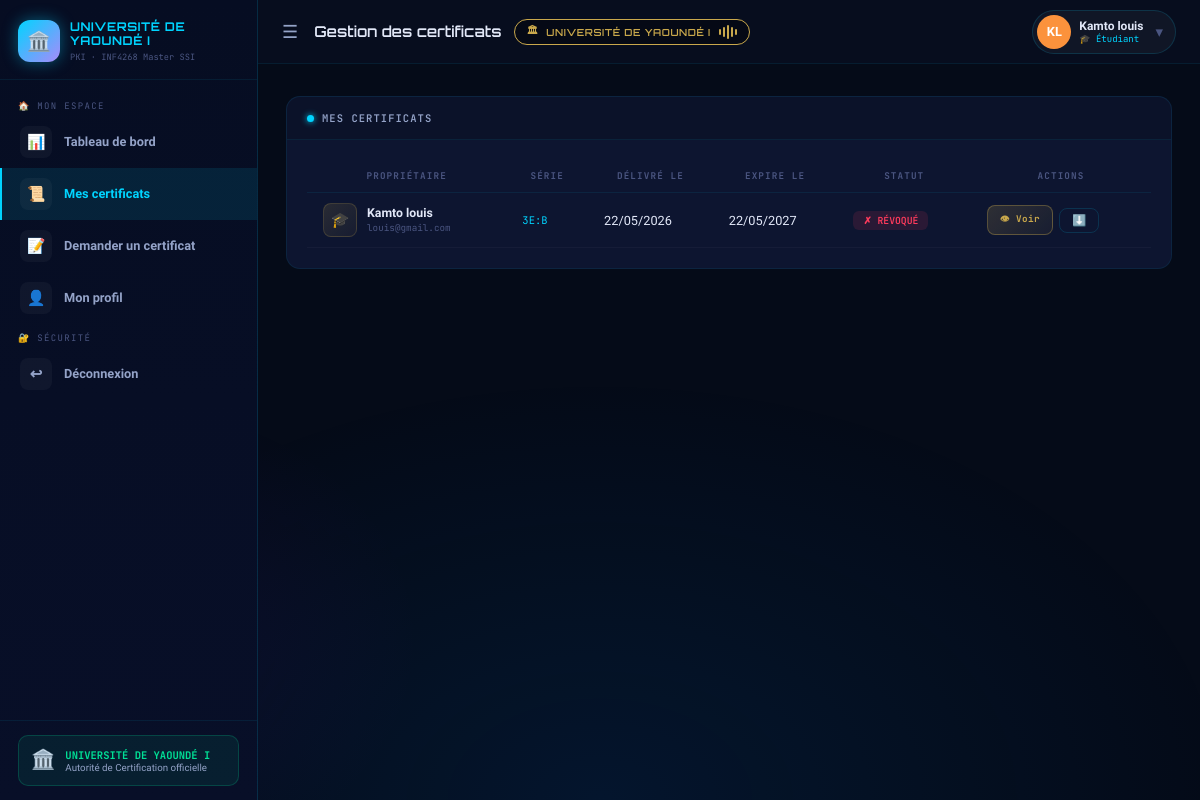
The app's page /certificates (signed in) with its own data.
### modules/models.py (models this page shows, shortened)
class User(UserMixin, db.Model):
    __tablename__ = 'users'
    id            = db.Column(db.Integer, primary_key=True)
    username      = db.Column(db.String(64), unique=True, nullable=False)
    email         = db.Column(db.String(120), unique=True, nullable=False)
    full_name     = db.Column(db.String(128), default='')
    matricule     = db.Column(db.String(50), default='')
    age           = db.Column(db.Integer, default=0)
    department    = db.Column(db.String(128), default='')
    status_type   = db.Column(db.String(30), default='etudiant')
    password_hash = db.Column(db.String(256), nullable=False)
    role          = db.Column(db.String(20), default='user')
    avatar_color  = db.Column(db.String(20), default='#00d4ff')
    created_at    = db.Column(db.DateTime, default=datetime.utcnow)
    last_login    = db.Column(db.DateTime, nullable=True)
    certificates  = db.relationship('Certificate', backref='owner', lazy=True)
    logs          = db.relationship('AuditLog', backref='user_ref', lazy=True)
    requests      = db.relationship('CertificateRequest',
                                   foreign_keys='CertificateRequest.user_id',
                                   backref='requester', lazy=True)
    def is_admin(self):
        return self.role == 'admin'
    def display_name(self):
        return self.full_name if self.full_name else self.username
    def initials(self):
        n = self.display_name()
        parts = n.split()
        if len(parts) >= 2:
            return (parts[0][0] + parts[-1][0]).upper()
        return n[:2].upper()
    def get_status_label(self):
        labels = {
            'etudiant': '🎓 Étudiant',
            'enseignant': '👨‍🏫 Enseignant',
            'personnel': '👔 Personnel'
        }
        return labels.get(self.status_type, '📝 Autre')

class Certificate(db.Model):
    __tablename__ = 'certificates'
    id            = db.Column(db.Integer, primary_key=True)
    serial_hex    = db.Column(db.String(32),  unique=True, nullable=False)
    serial_int    = db.Column(db.Integer,     unique=True, nullable=False)
    common_name   = db.Column(db.String(128), nullable=False)
    email         = db.Column(db.String(120), default='')
    organisation  = db.Column(db.String(128), default='Université de Yaoundé I')
    department    = db.Column(db.String(128), default='')
    status_type   = db.Column(db.String(30), default='etudiant')
    cert_pem      = db.Column(db.Text,         nullable=False)
    status        = db.Column(db.String(20),   default='VALID')
    issued_at     = db.Column(db.DateTime,     default=datetime.utcnow)
    expires_at    = db.Column(db.DateTime,     nullable=True)
    revoked_at    = db.Column(db.DateTime,     nullable=True)
    revoke_reason = db.Column(db.String(64),   nullable=True)
    user_id       = db.Column(db.Integer,      db.ForeignKey('users.id'))
    ca_id         = db.Column(db.Integer,      db.ForeignKey('authority_ca.id'))
    ca            = db.relationship('AuthorityCA', backref='issued_certs')
    request_id    = db.Column(db.Integer,      db.ForeignKey('certificate_requests.id'), nullable=True)
    request = db.relationship('CertificateRequest',
                              back_populates='certificate',
                              foreign_keys=[request_id])
    def status_badge(self):
        return {
            'VALID':   ('✓ VALIDE',   'badge-valid'),
            'REVOKED': ('✗ RÉVOQUÉ',  'badge-revoked'),
            'EXPIRED': ('⚠ EXPIRÉ',   'badge-expired'),
        }.get(self.status, (self.status, ''))
    def days_until_expiry(self):
        if not self.expires_at:
            return None
        now = datetime.utcnow()
        delta = (self.expires_at - now).days
        return delta

### app.py (the view)
@app.route('/certificates')
@login_required
def certificates():
    ca = get_ca()
    if current_user.is_admin():
        certs = Certificate.query.order_by(Certificate.issued_at.desc()).all()
    else:
        certs = Certificate.query.filter_by(user_id=current_user.id).order_by(Certificate.issued_at.desc()).all()
    return render_template('certificates.html', certs=certs, ca=ca)

### app.py (called while the page is built)
@login_manager.user_loader
def load_user(uid):
    return db.session.get(User, int(uid))

def get_ca():
    return AuthorityCA.query.first()

def expiring_soon(days=30):
    limit = datetime.now(timezone.utc) + timedelta(days=days)
    return Certificate.query.filter(Certificate.status=='VALID', Certificate.expires_at!=None, Certificate.expires_at<=limit).count()

@app.context_processor
def inject_globals():
    ca = get_ca()
    notif_count = expiring_soon(30) if ca else 0
    pending_count = CertificateRequest.query.filter_by(status='PENDING').count() if ca and current_user.is_authenticated and current_user.is_admin() else 0
    return dict(
        ca_exists=bool(ca),
        notif_count=notif_count,
        pending_count=pending_count,
        reasons_labels=REASONS_LABELS,
        university_name="Université de Yaoundé I"
    )

### templates/certificates.html (shortened to what this page needs)
{% extends "base.html" %}
{% block page_title %}Gestion des certificats{% endblock %}
{% block content %}
<div class="card">
  <div class="card-header">
    <div class="card-title">
      <span class="dot dot-cyan"></span>
      {% if current_user.is_admin() %}TOUS LES CERTIFICATS{% else %}MES CERTIFICATS{% endif %}
    </div>
  </div>
  <div class="card-body">
    {% if certs %}
    <div class="table-wrap">
      <table>
        <thead>
          <tr>
            <th>Propriétaire</th>
            <th>Série</th>
            <th>Délivré le</th>
            <th>Expire le</th>
            <th>Statut</th>
            <th>Actions</th>
          </tr>
        </thead>
        <tbody>
          {% for cert in certs %}
          <tr>
            <td>
              <div style="display:flex; align-items:center; gap:10px;">
                <div style="width:34px; height:34px; border-radius:8px; background:linear-gradient(135deg,rgba(201,168,76,0.15),rgba(201,168,76,0.05)); border:1px solid rgba(201,168,76,0.2); display:flex; align-items:center; justify-content:center; font-size:1rem; flex-shrink:0;">
                  {% if cert.status_type == 'etudiant' %}🎓
                  {% elif cert.status_type == 'enseignant' %}👨‍🏫
                  {% else %}👔{% endif %}
                </div>
                <div>
                  <strong>{{ cert.common_name }}</strong><br>
                  <span class="mono" style="font-size:0.62rem; color:var(--muted);">{{ cert.email }}</span>
                </div>
              </div>
            </td>
            <td>
              <span class="mono" style="font-size:0.7rem; color:var(--cyan);">{{ cert.serial_hex }}</span>
            </td>
            <td style="font-size:0.85rem;">{{ cert.issued_at.strftime('%d/%m/%Y') }}</td>
            <td style="font-size:0.85rem;">
              {% if cert.days_until_expiry() is not none and cert.days_until_expiry() < 30 and cert.status == 'VALID' %}
              <span class="text-gold">⚠️ {{ cert.expires_at.strftime('%d/%m/%Y') if cert.expires_at else '-' }}</span>
              {% else %}
              {{ cert.expires_at.strftime('%d/%m/%Y') if cert.expires_at else '-' }}
              {% endif %}
            </td>
            <td>
              {% set badge = cert.status_badge() %}
              <span class="badge {{ badge[1] }}">{{ badge[0] }}</span>
            </td>
            <td>
              <div style="display:flex; gap:6px; align-items:center; flex-wrap:wrap;">
                <a href="{{ url_for('view_certificate', cert_id=cert.id) }}"
                   class="btn btn-sm"
                   style="background:linear-gradient(135deg,rgba(201,168,76,0.18),rgba(201,168,76,0.06)); border:1px solid rgba(201,168,76,0.35); color:#c9a84c; font-family:'JetBrains Mono',monospace; font-size:0.62rem; letter-spacing:0.05em; padding:6px 12px; border-radius:8px; text-decoration:none; display:inline-flex; align-items:center; gap:5px; transition:all 0.2s; white-space:nowrap;"
                   onmouseover="this.style.background='linear-gradient(135deg,rgba(201,168,76,0.28),rgba(201,168,76,0.12))'; this.style.transform='translateY(-1px)'; this.style.boxShadow='0 4px 12px rgba(201,168,76,0.2)';"
                   onmouseout="this.style.background='linear-gradient(135deg,rgba(201,168,76,0.18),rgba(201,168,76,0.06))'; this.style.transform='translateY(0)'; this.style.boxShadow='none';"
                   title="Voir le certificat officiel">
                  👁 Voir
                </a>
                <a href="{{ url_for('download_cert', cert_id=cert.id) }}"
                   class="btn btn-outline btn-sm"
                   title="Télécharger le fichier .pem">
                  ⬇️
                </a>
              </div>
            </td>
          </tr>
          {% endfor %}
        </tbody>
      </table>
    </div>
    {% endif %}
  </div>
</div>
{% endblock %}

### templates/base.html (shortened to what this page needs)
<!DOCTYPE html>
<html lang="fr">
<head>
  <link rel="stylesheet" href="{{ url_for('static', filename='css/style.css') }}">
</head>
<body>
{% if current_user.is_authenticated %}
<aside class="sidebar" id="sidebar">
  <div class="sidebar-logo">
    <div class="sidebar-logo-icon">🏛️</div>
    <div class="sidebar-logo-text">
      <h2>UNIVERSITÉ DE YAOUNDÉ I</h2>
      <p>PKI · INF4268 Master SSI</p>
    </div>
  </div>
  <nav class="sidebar-nav">
    {% if current_user.is_admin() %}
      <div class="nav-section">🏛️ Administration UY1</div>
      <a href="{{ url_for('dashboard_admin') }}" class="nav-link {% if request.endpoint=='dashboard_admin' %}active{% endif %}">
        <div class="nav-icon">📊</div> <span>Tableau de bord</span>
      </a>
      <a href="{{ url_for('certificates') }}" class="nav-link {% if request.endpoint=='certificates' %}active{% endif %}">
        <div class="nav-icon">📜</div> <span>Gestion des certificats</span>
      </a>
      <a href="{{ url_for('pending_requests') }}" class="nav-link {% if request.endpoint=='pending_requests' %}active{% endif %}">
        <div class="nav-icon">📋</div> <span>Demandes en attente</span>
        {% if pending_count > 0 %}
        <span class="nav-badge">{{ pending_count }}</span>
        {% endif %}
      </a>
      <a href="{{ url_for('verify') }}" class="nav-link {% if request.endpoint=='verify' %}active{% endif %}">
        <div class="nav-icon">🔍</div> <span>Vérifier certificat</span>
      </a>
      <a href="{{ url_for('view_crl') }}" class="nav-link {% if request.endpoint=='view_crl' %}active{% endif %}">
        <div class="nav-icon">🗒️</div> <span>Liste de révocation (CRL)</span>
      </a>
      <a href="{{ url_for('merkle_dashboard') }}" class="nav-link {% if request.endpoint=='merkle_dashboard' %}active{% endif %}">
        <div class="nav-icon">🌳</div> <span>Arbre de Merkle</span>
      </a>
      <a href="{{ url_for('audit') }}" class="nav-link {% if request.endpoint=='audit' %}active{% endif %}">
        <div class="nav-icon">📝</div> <span>Audit & journaux</span>
      </a>
      <a href="{{ url_for('users') }}" class="nav-link {% if request.endpoint=='users' %}active{% endif %}">
        <div class="nav-icon">👥</div> <span>Utilisateurs</span>
      </a>
      <a href="{{ url_for('admin_ca') }}" class="nav-link {% if request.endpoint=='admin_ca' %}active{% endif %}">
        <div class="nav-icon">🏛️</div> <span>Configuration AC</span>
      </a>
    {% else %}
      <div class="nav-section">🏠 Mon espace</div>
      <a href="{{ url_for('dashboard_user') }}" class="nav-link {% if request.endpoint=='dashboard_user' %}active{% endif %}">
        <div class="nav-icon">📊</div> <span>Tableau de bord</span>
      </a>
      <a href="{{ url_for('certificates') }}" class="nav-link {% if request.endpoint=='certificates' %}active{% endif %}">
        <div class="nav-icon">📜</div> <span>Mes certificats</span>
      </a>
      <a href="{{ url_for('request_certificate') }}" class="nav-link {% if request.endpoint=='request_certificate' %}active{% endif %}">
        <div class="nav-icon">📝</div> <span>Demander un certificat</span>
      </a>
      <a href="{{ url_for('profile') }}" class="nav-link {% if request.endpoint=='profile' %}active{% endif %}">
        <div class="nav-icon">👤</div> <span>Mon profil</span>
      </a>
    {% endif %}
    <div class="nav-section">🔐 Sécurité</div>
    <a href="{{ url_for('logout') }}" class="nav-link">
      <div class="nav-icon">↩</div> <span>Déconnexion</span>
    </a>
  </nav>
  <div class="sidebar-footer">
    <div class="sidebar-status">
      <div class="status-icon">🏛️</div>
      <div>
        <div class="status-title">UNIVERSITÉ DE YAOUNDÉ I</div>
        <div class="status-desc">Autorité de Certification officielle</div>
      </div>
    </div>
  </div>
</aside>
<div class="topbar" id="topbar">
  <button class="topbar-menu-btn" id="menuBtn" onclick="toggleSidebar()">☰</button>
  <div class="topbar-title">
    {% block page_title %}PKI Université de Yaoundé I{% endblock %}
    {% if ca_exists %}
    <div class="topbar-ca-badge">
      🏛 <span class="topbar-ca-text">UNIVERSITÉ DE YAOUNDÉ I</span>
      <div class="wave">
        <span></span><span></span><span></span><span></span><span></span>
      </div>
    </div>
    {% endif %}
  </div>
  <div class="topbar-actions">
    <a href="{{ url_for('profile') }}" class="user-pill">
      <div class="user-avatar" style="background:{{ current_user.avatar_color }};">
        {{ current_user.initials() }}
      </div>
      <div class="user-pill-info">
        <div class="user-name">{{ current_user.display_name() }}</div>
        <div class="user-role">{% if current_user.is_admin() %}ADMIN UY1{% else %}{{ current_user.get_status_label() }}{% endif %}</div>
      </div>
      <span style="color:var(--muted);margin-left:4px;">▾</span>
    </a>
  </div>
</div>
<div class="main-wrapper" id="mainWrapper">
  <div class="flash-zone">
  </div>
  <div class="page-content">
    {% block content %}{% endblock %}
  </div>
</div>
{% endif %}
</body>
</html>

### records on screen
User: initials "KL", display_name "Kamto louis", get_status_label "🎓 Étudiant"
Certificate: common_name "Kamto louis", email "louis@gmail.com", serial_hex "3E:B", issued_at "22/05/2026", expires_at "22/05/2027", badge "✗ RÉVOQUÉ"
